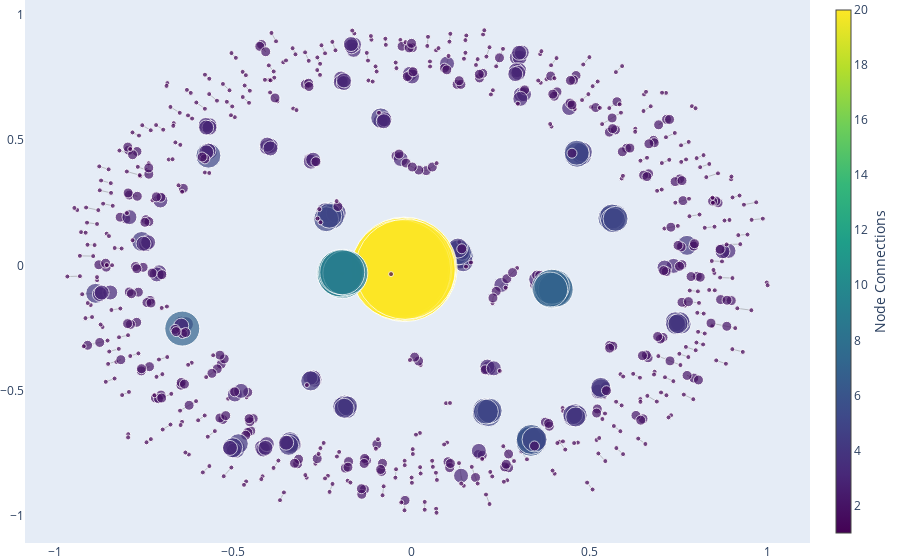

The cell this chart's notebook holds for it:
### Code cell
plot_interactive_graph(es_co_url_graph)

### Figure 1 — Plotly figure (JSON) as saved in the notebook; plotly's stock layout.template omitted (floating-point values rounded to 4 significant figures; data arrays with more than 128 entries replaced by an {"elided": "..."} marker saying what was removed)
{"data": [{"hoverinfo": "none", "line": {"color": "#888", "width": 0.5}, "mode": "lines", "type": "scatter", "x": {"elided": "2982 float values"}, "y": {"elided": "2982 float values"}}, {"hoverinfo": "text", "marker": {"color": {"elided": "857 int values"}, "colorbar": {"thickness": 15, "title": {"side": "right", "text": "Node Connections"}, "xanchor": "left"}, "colorscale": [[0, "#440154"], [0.1111, "#482878"], [0.2222, "#3e4989"], [0.3333, "#31688e"], [0.4444, "#26828e"], [0.5556, "#1f9e89"], [0.6667, "#35b779"], [0.7778, "#6ece58"], [0.8889, "#b5de2b"], [1, "#fde725"]], "showscale": true, "size": {"elided": "857 int values"}}, "mode": "markers", "text": {"elided": "857 str values"}, "textposition": "top center", "type": "scatter", "x": {"elided": "857 float values"}, "y": {"elided": "857 float values"}}], "layout": {"autosize": true, "hovermode": "closest", "margin": {"b": 0, "l": 0, "r": 0, "t": 0}, "showlegend": false, "xaxis": {"autorange": true, "range": [-1.081, 1.117], "showgrid": false, "type": "linear", "zeroline": false}, "yaxis": {"autorange": true, "range": [-1.115, 1.066], "showgrid": false, "type": "linear", "zeroline": false}}}
